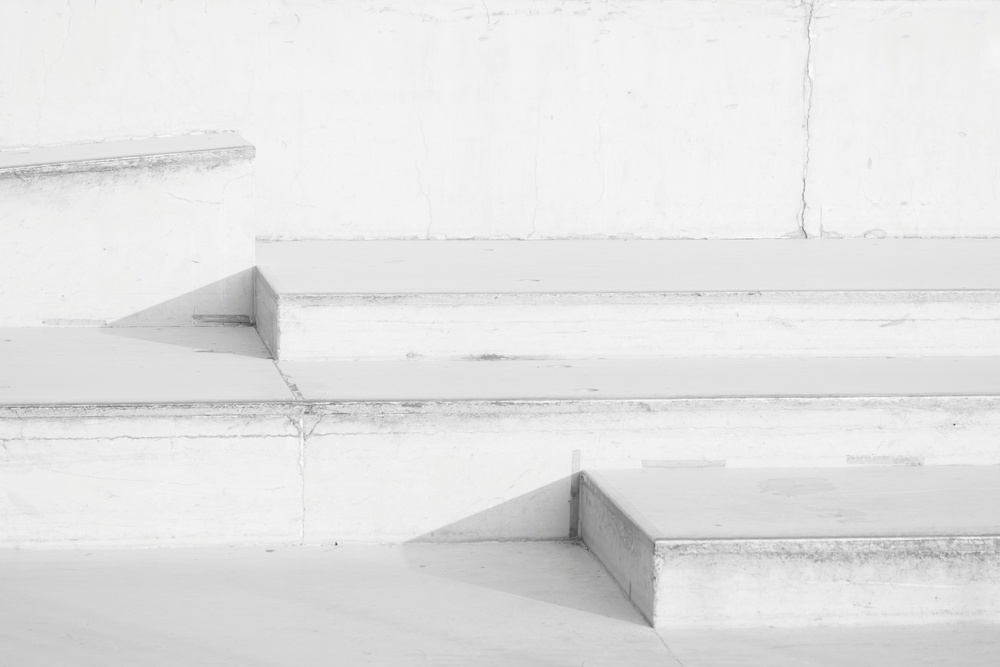
#> input picture HW2/Q1.jpg, 1000 x 667 px, shrunk from 5472 x 3648 before the run
$ python 110511233.py
#> lines starting #> are read from the running program, lines starting #| are printed output that depends on the picture
# %%
import cv2
import numpy as np

# %%
def get_hist(img_one_channel):
    hist = np.zeros(256, dtype=np.float32)

    for y in range(img_one_channel.shape[0]):
        for x in range(img_one_channel.shape[1]):
            hist[img_one_channel[y,x]] += 1

    for i in range(1, 256):
        hist[i] += hist[i-1]
#> after the loop, hist = 256 values from 0 to 667000

    max_val = img_one_channel.shape[0] * img_one_channel.shape[1]
#> max_val = 667000

    result = np.zeros(256, dtype=np.uint8)
    for i in range(256):
        result[i] = np.round(255.0 * (hist[i] / max_val)).astype(np.uint8)
#> after the loop, result = 256 values from 0 to 255

    return result

# %%
def hist_equalization(img_one_channel):
    result = np.zeros_like(img_one_channel)
    hist = get_hist(img_one_channel)
#> hist = 256 values from 0 to 255

    for y in range(img_one_channel.shape[0]):
        for x in range(img_one_channel.shape[1]):
            result[y,x] = hist[img_one_channel[y,x]]
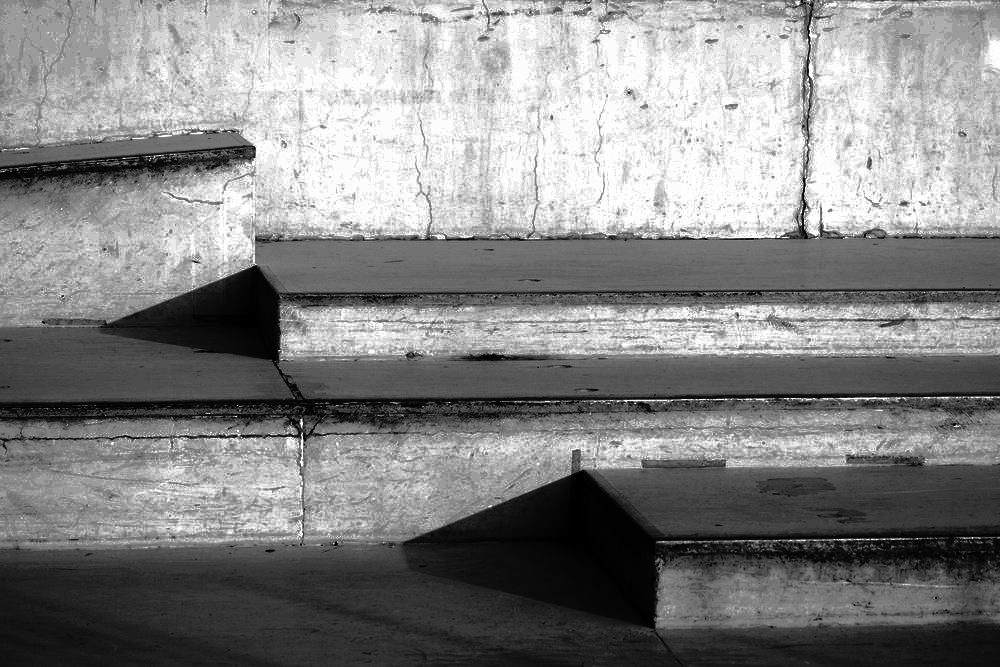
#> result: shape (667, 1000); min 0, max 255, mean 132.7
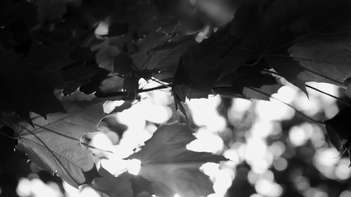
#> input picture HW2/Q2_source.jpg, 351 x 197 px, shrunk from 1920 x 1080 before the run
#> further down, src_img is the input picture: shape (197, 351); min 0, max 255, mean 81.6
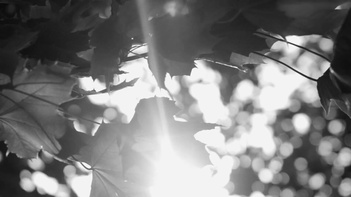
#> input picture HW2/Q2_reference.jpg, 351 x 197 px, shrunk from 1920 x 1080 before the run
#> further down, ref_img is the input picture: shape (197, 351); min 9, max 255, mean 125.8

    return result

# %%
def hist_specification(src_img, ref_img):
    T = get_hist(src_img)
#> T = 256 values from 0 to 255
    G = get_hist(ref_img)
#> G = 256 values from 0 to 255

    H = np.zeros(256, dtype=np.uint8)
#> H = 256 values from 0 to 0
    j = 1
    for a in range(256):
        while T[a] > G[j]:
            j += 1

        if not T[a] == G[j]:
            j -= 1

        H[a] = j
#> after the loop, H = 256 values from 1 to 248; j = 248

    # apply histogram specification
    dst_img = np.zeros_like(src_img)
    for i in range(src_img.shape[0]):
        for j in range(src_img.shape[1]):
            dst_img[i,j] = H[src_img[i,j]]
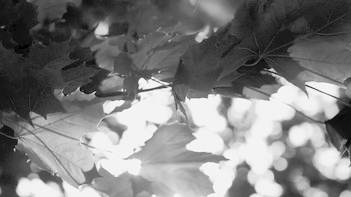
#> dst_img: shape (197, 351); min 1, max 248, mean 125.9

    return dst_img

# %%
img = cv2.imread('Q1.jpg', cv2.IMREAD_GRAYSCALE)

res_img = hist_equalization(img)
cv2.imwrite('Q1_processed.jpg', res_img)
print('Q1_processed.jpg saved')

# %%
src_img = cv2.imread('Q2_source.jpg', cv2.IMREAD_GRAYSCALE)
ref_img = cv2.imread('Q2_reference.jpg', cv2.IMREAD_GRAYSCALE)

res_img = hist_specification(src_img, ref_img)
cv2.imwrite('Q2_processed.jpg', res_img)
print('Q2_processed.jpg saved')
